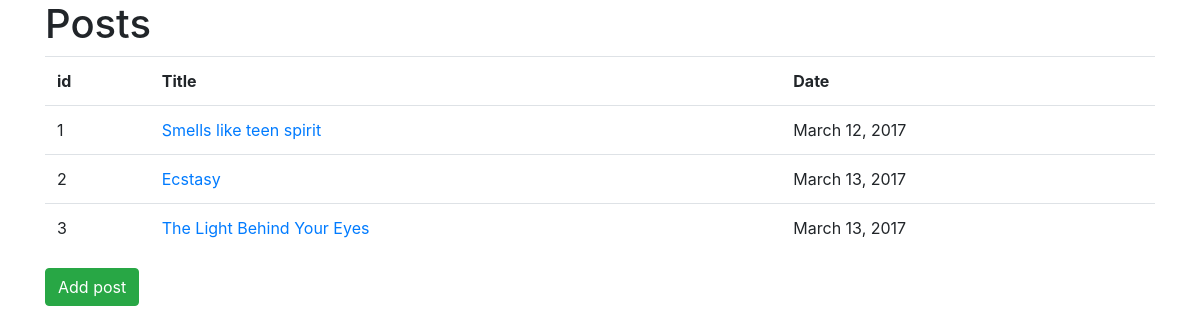
/polls/, run on an earlier commit of the app's database.
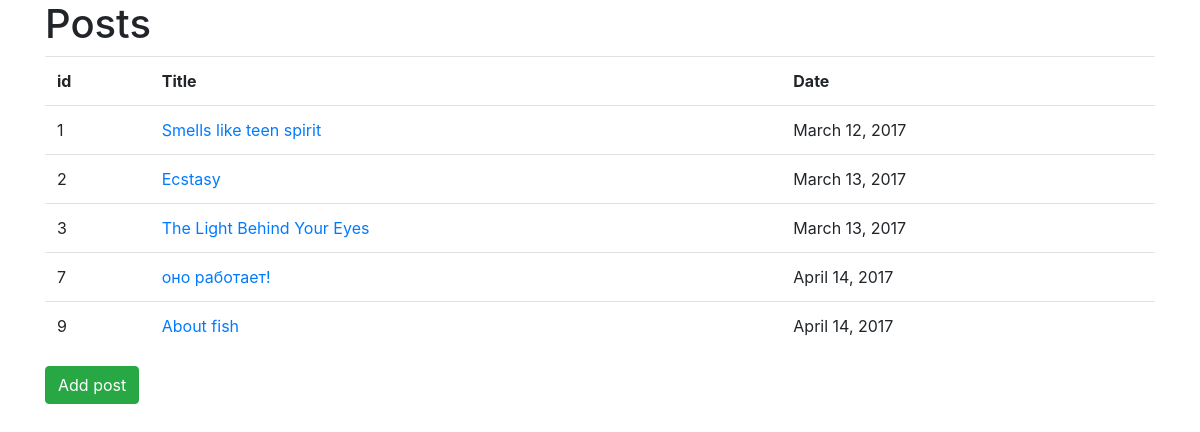
And on a later commit of the database.
### polls/models.py (models this page shows, shortened)
class Post(models.Model):
    title = models.CharField(max_length=50)
    text = models.CharField(max_length=1000)
    date_of_publication = models.DateField()

### polls/views.py (the view)
def index(request):
    latest_text_list = Post.objects.order_by('date_of_publication')[:10]
    template = loader.get_template('polls/index.html')
    context = RequestContext(request, {
        'latest_text_list': latest_text_list,
    })
    return HttpResponse(template.render(context))

### polls/templates/polls/index.html
<!DOCTYPE html>
<html lang="en">
{% if latest_text_list %}
    <head>
        <link href="/node_modules/bootstrap/dist/css/bootstrap.css" rel="stylesheet">
    </head>
    <body>
    <div class="container">
    <div class="page-header">
        <h1>Posts</h1>
    </div>
        <table class="table">
            <tr>
                <th>id</th>
                <th>Title</th>
                <th>Date</th>
            </tr>
            {% for text in latest_text_list %}
                <tr>
                    <td>{{ text.id }}</td>
                    <td><a href="{% url 'polls:detail' text.id %}">{{ text.title }}</a></td>
                    <td>{{ text.date_of_publication }}</td>
                </tr>
            {% endfor %}
        </table>
        <a  href="{% url 'polls:add' %}" class="btn btn-success">Add post</a>
    </div>
    </body>
{% endif %}
</html>

What changed in the data, as far as the page shows it:
added Post: id "7", title "оно работает!", date_of_publication "April 14, 2017"
added Post: id "9", title "About fish", date_of_publication "April 14, 2017"
